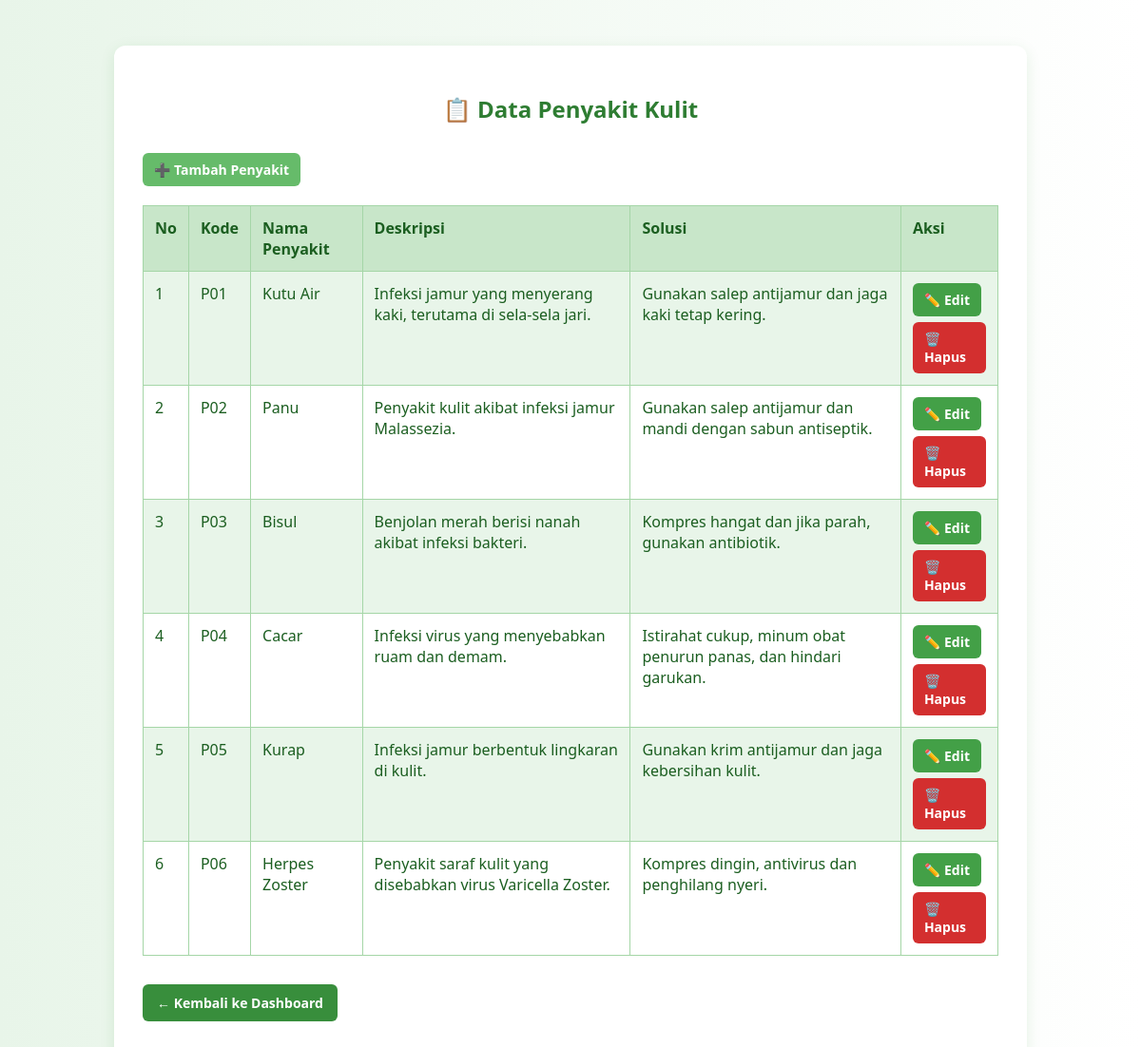
The page /penyakit.php (signed in) on the database its author committed.
### tables this page shows
CREATE TABLE `penyakit` (
  `id` int(11) NOT NULL,
  `kode_penyakit` varchar(10) DEFAULT NULL,
  `nama_penyakit` varchar(100) DEFAULT NULL,
  `deskripsi` text DEFAULT NULL,
  `solusi` text DEFAULT NULL
);

### penyakit.php (the view, shortened to what this page needs)
<?php
include '../db_connect.php';
$penyakit = $conn->query("SELECT * FROM penyakit");
?>
<!DOCTYPE html>
<html>
<head>
</head>
<body>
<div class="container">
    <h2>📋 Data Penyakit Kulit</h2>
    <a href="tambah_penyakit.php" class="btn btn-tambah">➕ Tambah Penyakit</a>
    <table>
        <tr>
            <th>No</th>
            <th>Kode</th>
            <th>Nama Penyakit</th>
            <th>Deskripsi</th>
            <th>Solusi</th>
            <th>Aksi</th>
        </tr>
        <?php $no = 1; while ($p = $penyakit->fetch_assoc()): ?>
        <tr>
            <td><?= $no++ ?></td>
            <td><?= htmlspecialchars($p['kode_penyakit']) ?></td>
            <td><?= htmlspecialchars($p['nama_penyakit']) ?></td>
            <td><?= htmlspecialchars($p['deskripsi']) ?></td>
            <td><?= htmlspecialchars($p['solusi']) ?></td>
            <td>
                <a href="edit_penyakit.php?id=<?= $p['id'] ?>" class="btn btn-edit">✏️ Edit</a><br>
                <a href="hapus_penyakit.php?id=<?= $p['id'] ?>" class="btn btn-hapus" onclick="return confirm('Yakin ingin menghapus data ini?')">🗑️ Hapus</a>
            </td>
        </tr>
        <?php endwhile; ?>
    </table>
    <a href="dashboard.php" class="btn btn-dashboard">← Kembali ke Dashboard</a>
</div>
</body>
</html>

### penyakit.php (style rules this page uses)
body { font-family: 'Segoe UI', sans-serif; background: linear-gradient(to right, #e8f5e9, #ffffff); color: #1b5e20; padding: 40px; }
.container { background: white; max-width: 900px; margin: auto; padding: 30px; border-radius: 12px; box-shadow: 0 4px 16px rgba(0, 128, 0, 0.1); }
h2 { text-align: center; margin-bottom: 30px; color: #2e7d32; }
table { width: 100%; border-collapse: collapse; margin-bottom: 20px; }
th, td { border: 1px solid #a5d6a7; padding: 12px; text-align: left; vertical-align: top; }
th { background-color: #c8e6c9; color: #1b5e20; }
tr:nth-child(even) { background-color: #e8f5e9; }
.btn { padding: 8px 12px; border-radius: 6px; font-size: 14px; text-decoration: none; font-weight: bold; display: inline-block; }
.btn-edit { background-color: #43a047; color: white; margin-bottom: 6px; }
.btn-hapus { background-color: #d32f2f; color: white; }
.btn-tambah { background: #66bb6a; color: white; margin-bottom: 20px; }
.btn-dashboard { background-color: #388e3c; color: white; margin-top: 10px; margin-bottom: 20px; padding: 10px 15px; border-radius: 6px; display: inline-block; text-decoration: none; font-weight: bold; }

### rows shown on the page
penyakit: kode_penyakit "P01", nama_penyakit "Kutu Air", deskripsi "Infeksi jamur yang menyerang kaki, terutama di sela-sela jari.", solusi "Gunakan salep antijamur dan jaga kaki tetap kering."
penyakit: kode_penyakit "P02", nama_penyakit "Panu", deskripsi "Penyakit kulit akibat infeksi jamur Malassezia.", solusi "Gunakan salep antijamur dan mandi dengan sabun antiseptik."
penyakit: kode_penyakit "P03", nama_penyakit "Bisul", deskripsi "Benjolan merah berisi nanah akibat infeksi bakteri.", solusi "Kompres hangat dan jika parah, gunakan antibiotik."
penyakit: kode_penyakit "P04", nama_penyakit "Cacar", deskripsi "Infeksi virus yang menyebabkan ruam dan demam.", solusi "Istirahat cukup, minum obat penurun panas, dan hindari garukan."
penyakit: kode_penyakit "P05", nama_penyakit "Kurap", deskripsi "Infeksi jamur berbentuk lingkaran di kulit.", solusi "Gunakan krim antijamur dan jaga kebersihan kulit."
penyakit: kode_penyakit "P06", nama_penyakit "Herpes Zoster", deskripsi "Penyakit saraf kulit yang disebabkan virus Varicella Zoster.", solusi "Kompres dingin, antivirus dan penghilang nyeri."
